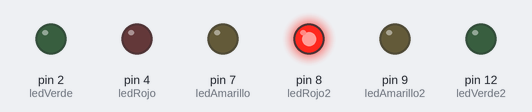
Bench run of a sketch on a simulated Arduino Uno, built with avr-gcc and run on an emulated ATmega328P. Shown: output pins drawn as LEDs (lit = HIGH).

Above: at 3.9 s.
At 14.8 s:
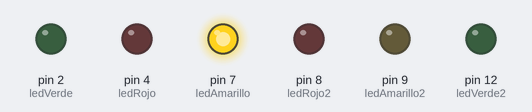
At 19.7 s:
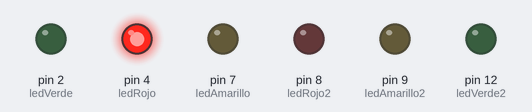
At 24.4 s:
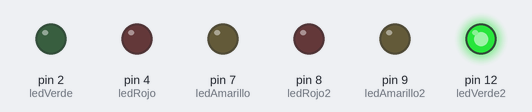
At 30.6 s:
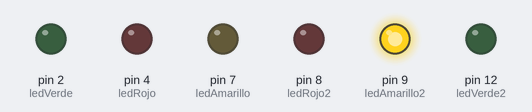
At 40.2 s:
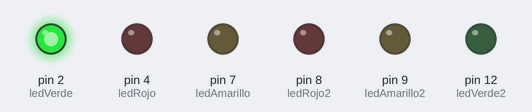
Timing chart, 0 to 41.1 s (numbered marks = the images above):
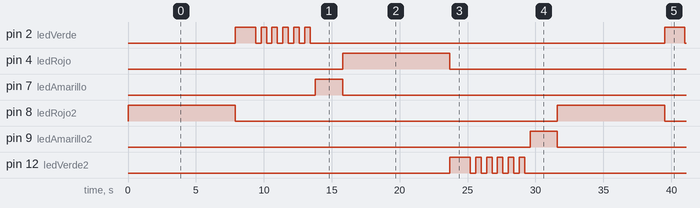

Measured:
- by itself, pin 2 (ledVerde), pin 12 (ledVerde2): repeats every 31.6 s: 5 × (LOW 0.40 s, HIGH 0.40 s), LOW 26.1 s, HIGH 1.5 s
- by itself, pin 4 (ledRojo), pin 8 (ledRojo2): alternates HIGH for 7.9 s and LOW for 23.7 s
- by itself, pin 7 (ledAmarillo), pin 9 (ledAmarillo2): alternates HIGH for 2.0 s and LOW for 29.6 s

The sketch:

1_led_sin_resistencia.ino
```cpp
int ledVerde = 2;
int ledAmarillo = 7;
int ledRojo = 4;

int ledVerde2 = 12;
int ledAmarillo2 = 9;
int ledRojo2 = 8;


void setup() {
  pinMode(ledVerde,OUTPUT);
  pinMode(ledAmarillo,OUTPUT);
  pinMode(ledRojo,OUTPUT);

  pinMode(ledVerde2,OUTPUT);
  pinMode(ledAmarillo2,OUTPUT);
  pinMode(ledRojo2,OUTPUT);


}
void prendeVerde(int colorVerde){
  digitalWrite(colorVerde,HIGH);
  delay(1500);
  digitalWrite(colorVerde,LOW);
  delay(400);
  digitalWrite(colorVerde,HIGH);
  delay(400);
  digitalWrite(colorVerde,LOW);
  delay(400);
  digitalWrite(colorVerde,HIGH);
  delay(400);
  digitalWrite(colorVerde,LOW);
  delay(400);
  digitalWrite(colorVerde,HIGH);
  delay(400);
  digitalWrite(colorVerde,LOW);
  delay(400);
  digitalWrite(colorVerde,HIGH);
  delay(400);
  digitalWrite(colorVerde,LOW);
  delay(400);
  digitalWrite(colorVerde,HIGH);
  delay(400);
  digitalWrite(colorVerde,LOW);
  delay(400);
}

void prendeAmarillo (int colorAmarillo){
  digitalWrite(colorAmarillo,HIGH);
  delay(2000);
  digitalWrite(colorAmarillo,LOW);
}

void prendeRojo(int colorRojo){
  digitalWrite(colorRojo,HIGH);
  delay(7900);
  digitalWrite(colorRojo,LOW);
}

void loop() {
prendeRojo(ledRojo2);
prendeVerde(ledVerde);
prendeAmarillo(ledAmarillo);

prendeRojo(ledRojo);
prendeVerde(ledVerde2);
prendeAmarillo(ledAmarillo2);

}
```
